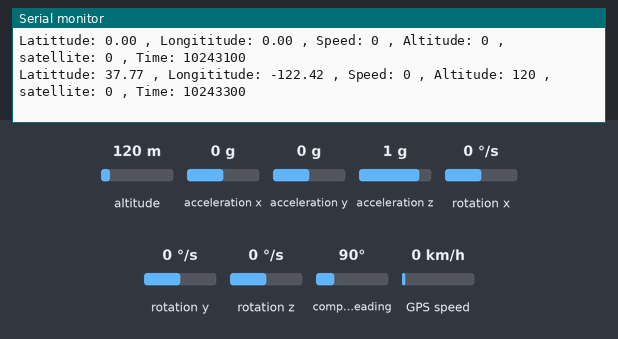
A sketch run on a simulated ESP8266 (NodeMCU). On the bench: the last lines printed to the serial monitor. Wiring (inferred from the names in the program): MPU-6050 motion sensor at I2C address 0x68. The test bench sets the inputs (shaded band); at power-on: GPS speed 0 km/h, altitude 120 m, acceleration x 0 g, acceleration y 0 g, acceleration z 1 g, rotation x 0 °/s, rotation y 0 °/s, rotation z 0 °/s, compass heading 90°. WiFi joins after 1.5 s; servers stay silent unless stated; the GPS gets a fix after 3 s at 37.7749, -122.4194 with 8 satellites.

Above: at 4.3 s.
4.4 s: GPS speed set to 8 km/h
At 5.2 s:
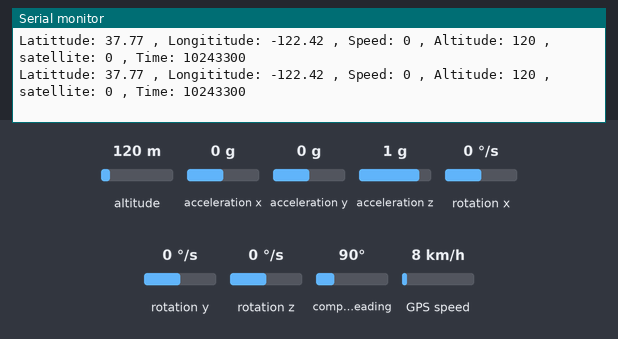
10.1 s: GPS speed set to 11 km/h
At 10.8 s:
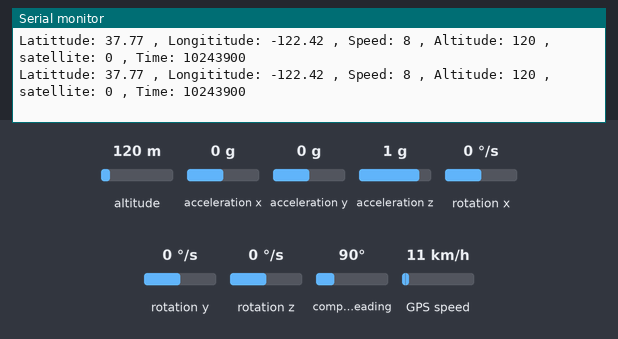
Timing chart, 0 to 13.1 s (numbered marks = the images above; inputs shaded):
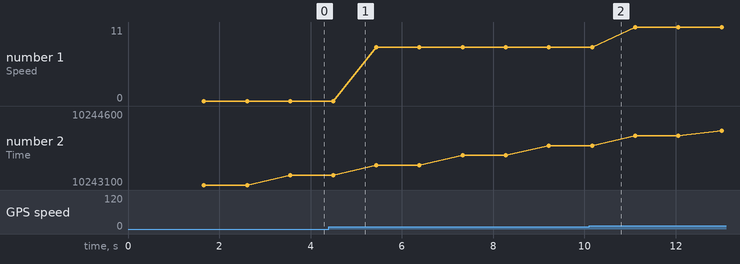

Measured:
- plotted number 1: 0 → 8 after the input at 4.4 s, 8 → 11 after the input at 10.1 s

The sketch:

THIRDEYE_Sketch.ino
```cpp
#include <Wire.h>
#include <ESP8266WiFi.h>
#include <DNSServer.h>
#include <ESP8266WebServer.h>
#include <WiFiManager.h>
#include <FirebaseArduino.h>
#include <TinyGPS++.h>
#include <SoftwareSerial.h>

WiFiManager wifiManager;
TinyGPSPlus gps;
SoftwareSerial gpsSerial(D1, D2);
//Firebase Secrets
#define FIREBASE_HOST "thirdeye-4c7b1.firebaseio.com"
#define FIREBASE_AUTH "jyoxP3s5hL1mQt5jIOSFL6ILoucGtlRXQqKcFZzC"

// MPU6050 Slave Device Address
const uint8_t MPU6050SlaveAddress = 0x68;

// Select SDA and SCL pins for I2C communication
const uint8_t scl = D6;
const uint8_t sda = D7;
double gforce,T;
float latitude,longitude;
int speeds,satellite,altitudes;

// sensitivity scale factor respective to full scale setting provided in datasheet
const uint16_t AccelScaleFactor = 16384;
const uint16_t GyroScaleFactor = 131;

// MPU6050 few configuration register addresses
const uint8_t MPU6050_REGISTER_SMPLRT_DIV   =  0x19;
const uint8_t MPU6050_REGISTER_USER_CTRL    =  0x6A;
const uint8_t MPU6050_REGISTER_PWR_MGMT_1   =  0x6B;
const uint8_t MPU6050_REGISTER_PWR_MGMT_2   =  0x6C;
const uint8_t MPU6050_REGISTER_CONFIG       =  0x1A;
const uint8_t MPU6050_REGISTER_GYRO_CONFIG  =  0x1B;
const uint8_t MPU6050_REGISTER_ACCEL_CONFIG =  0x1C;
const uint8_t MPU6050_REGISTER_FIFO_EN      =  0x23;
const uint8_t MPU6050_REGISTER_INT_ENABLE   =  0x38;
const uint8_t MPU6050_REGISTER_ACCEL_XOUT_H =  0x3B;
const uint8_t MPU6050_REGISTER_SIGNAL_PATH_RESET  = 0x68;

int16_t AccelX, AccelY, AccelZ, Temperature, GyroX, GyroY, GyroZ;

void setup() {
  Serial.begin(9600);

  wifiManager.autoConnect("Third Eye");
  Serial.println("connected... :)");
  Firebase.begin(FIREBASE_HOST, FIREBASE_AUTH);
  gpsSerial.begin(9600);
  Wire.begin(sda, scl);
  MPU6050_Init();
}

void loop() {
  double  Gx, Gy, Gz;

  Read_RawValue(MPU6050SlaveAddress, MPU6050_REGISTER_ACCEL_XOUT_H);

  //divide each with their sensitivity scale factor
  T = (double)Temperature/340+36.53; //temperature formula
  Gx = (double)GyroX/GyroScaleFactor;
  Gy = (double)GyroY/GyroScaleFactor;
  Gz = (double)GyroZ/GyroScaleFactor;

  gforce = sqrt((Gx*Gx)+(Gy*Gy)+(Gz*Gz))/9.8;
  Serial.print(" GForce: "); Serial.println(gforce);
  if(gforce > 10){
    Firebase.setBool("UserDetails/THRDEYE001/accident", true);
  }
  getGps();
  Firebase.setBool("UserDetails/THRDEYE001/accident", false);//Reset Accident value
}

void I2C_Write(uint8_t deviceAddress, uint8_t regAddress, uint8_t data){
  Wire.beginTransmission(deviceAddress);
  Wire.write(regAddress);
  Wire.write(data);
  Wire.endTransmission();
}

// read all 14 register
void Read_RawValue(uint8_t deviceAddress, uint8_t regAddress){
  Wire.beginTransmission(deviceAddress);
  Wire.write(regAddress);
  Wire.endTransmission();
  Wire.requestFrom(deviceAddress, (uint8_t)14);
  AccelX = (((int16_t)Wire.read()<<8) | Wire.read());
  AccelY = (((int16_t)Wire.read()<<8) | Wire.read());
  AccelZ = (((int16_t)Wire.read()<<8) | Wire.read());
  Temperature = (((int16_t)Wire.read()<<8) | Wire.read());
  GyroX = (((int16_t)Wire.read()<<8) | Wire.read());
  GyroY = (((int16_t)Wire.read()<<8) | Wire.read());
  GyroZ = (((int16_t)Wire.read()<<8) | Wire.read());
}

//configure MPU6050
void MPU6050_Init(){
  delay(150);
  I2C_Write(MPU6050SlaveAddress, MPU6050_REGISTER_SMPLRT_DIV, 0x07);
  I2C_Write(MPU6050SlaveAddress, MPU6050_REGISTER_PWR_MGMT_1, 0x01);
  I2C_Write(MPU6050SlaveAddress, MPU6050_REGISTER_PWR_MGMT_2, 0x00);
  I2C_Write(MPU6050SlaveAddress, MPU6050_REGISTER_CONFIG, 0x00);
  I2C_Write(MPU6050SlaveAddress, MPU6050_REGISTER_GYRO_CONFIG, 0x00);//set +/-250 degree/second full scale
  I2C_Write(MPU6050SlaveAddress, MPU6050_REGISTER_ACCEL_CONFIG, 0x00);// set +/- 2g full scale
  I2C_Write(MPU6050SlaveAddress, MPU6050_REGISTER_FIFO_EN, 0x00);
  I2C_Write(MPU6050SlaveAddress, MPU6050_REGISTER_INT_ENABLE, 0x01);
  I2C_Write(MPU6050SlaveAddress, MPU6050_REGISTER_SIGNAL_PATH_RESET, 0x00);
  I2C_Write(MPU6050SlaveAddress, MPU6050_REGISTER_USER_CTRL, 0x00);
}


void getGps(){
  while (gpsSerial.available() > 0){
      // get the byte data from the GPS
      byte gpsData = gpsSerial.read();
      gps.encode(gpsData);

      latitude = gps.location.lat();
      longitude = gps.location.lng();
      speeds = gps.speed.kmph();
      altitudes = gps.altitude.meters();
      satellite - gps.satellites.value();

      if (gps.time.isUpdated()){

        Serial.print("Latittude: "); Serial.print(latitude);
        Serial.print(" , Longititude: "); Serial.print(longitude);
        Serial.print(" , Speed: "); Serial.print(speeds);
        Serial.print(" , Altitude: "); Serial.print(altitudes);
        Serial.print(" , satellite: "); Serial.print(satellite);
        Serial.print(" , Time: "); Serial.println(gps.time.value());

        Firebase.setInt("UserDetails/THRDEYE001/Temperature",T);
        Firebase.setFloat("UserDetails/THRDEYE001/Latitude",latitude);
        Firebase.setFloat("UserDetails/THRDEYE001/Longitude",longitude);
        Firebase.setInt("UserDetails/THRDEYE001/Speed",speeds);
        Firebase.setInt("UserDetails/THRDEYE001/Satellite",satellite);
        Firebase.setInt("UserDetails/THRDEYE001/Altitude",altitudes);
      }
    }
  }
```
